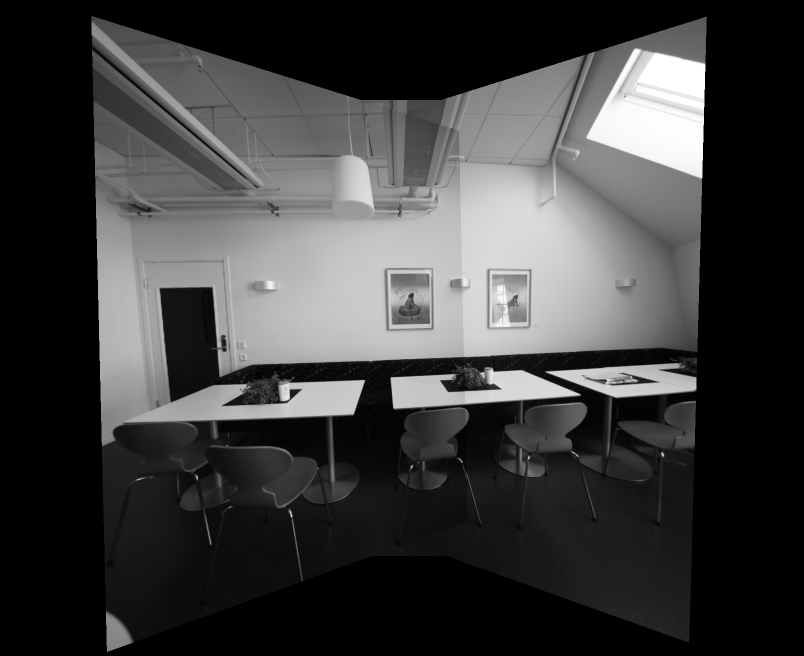
#> input picture Image-Stitching/Results/output_homography.png, 1608 x 1312 px (shown at 1/2 size)
$ python main.py 3 ../Results/output_homography.png ../Results/output_homography_lpb.png ../Results/output_cylindrical.png out.png   (Python 2 division)
#> lines starting #> are read from the running program, lines starting #| are printed output that depends on the picture
# Instructions:
# Do not change the output file names, use the helper functions as you see fit

import os
import sys
import cv2
import numpy as np
import matplotlib.pyplot as plt
import math

# [13 lines left out: function help_message, not called in this run]

'''
Detect, extract and match features between img1 and img2.
Using SIFT as the detector/extractor, but this is inconsequential to the user.

Returns: (pts1, pts2), where ptsN are points on image N.
    The lists are "aligned", i.e. point i in pts1 matches with point i in pts2.

Usage example:
    im1 = cv2.imread("image1.jpg", 0)
    im2 = cv2.imread("image2.jpg", 0)
    (pts1, pts2) = feature_matching(im1, im2)

    plt.subplot(121)
    plt.imshow(im1)
    plt.scatter(pts1[:,:,0],pts1[:,:,1], 0.5, c='r', marker='x')
    plt.subplot(122)
    plt.imshow(im2)
    plt.scatter(pts1[:,:,0],pts1[:,:,1], 0.5, c='r', marker='x')
'''
def feature_matching(img1, img2, savefig=False):
    # Initiate SIFT detector
    sift = cv2.xfeatures2d.SIFT_create()
    # find the keypoints and descriptors with SIFT
    kp1, des1 = sift.detectAndCompute(img1,None)
    kp2, des2 = sift.detectAndCompute(img2,None)
    # FLANN parameters
    FLANN_INDEX_KDTREE = 1
    index_params = dict(algorithm = FLANN_INDEX_KDTREE, trees = 5)
    search_params = dict(checks=50)   # or pass empty dictionary
    flann = cv2.FlannBasedMatcher(index_params,search_params)
    matches2to1 = flann.knnMatch(des2,des1,k=2)

    matchesMask_ratio = [[0,0] for i in xrange(len(matches2to1))]
    match_dict = {}
    for i,(m,n) in enumerate(matches2to1):
        if m.distance < 0.7*n.distance:
            matchesMask_ratio[i]=[1,0]
            match_dict[m.trainIdx] = m.queryIdx

    good = []
    recip_matches = flann.knnMatch(des1,des2,k=2)
    matchesMask_ratio_recip = [[0,0] for i in xrange(len(recip_matches))]

    for i,(m,n) in enumerate(recip_matches):
        if m.distance < 0.7*n.distance: # ratio
            if m.queryIdx in match_dict and match_dict[m.queryIdx] == m.trainIdx: #reciprocal
                good.append(m)
                matchesMask_ratio_recip[i]=[1,0]


    if savefig:
        draw_params = dict(matchColor = (0,255,0),
                           singlePointColor = (255,0,0),
                           matchesMask = matchesMask_ratio_recip,
                           flags = 0)
        img3 = cv2.drawMatchesKnn(img1,kp1,img2,kp2,recip_matches,None,**draw_params)

        plt.figure(),plt.xticks([]),plt.yticks([])
        plt.savefig("feature_matching.png",bbox_inches='tight')

    return ([ kp1[m.queryIdx].pt for m in good ],[ kp2[m.trainIdx].pt for m in good ])

'''
Warp an image from cartesian coordinates (x, y) into cylindrical coordinates (theta, h)
Returns: (image, mask)
Mask is [0,255], and has 255s wherever the cylindrical images has a valid value.
Masks are useful for stitching

Usage example:

    im = cv2.imread("myimage.jpg",0) #grayscale
    h,w = im.shape
    f = 700
    K = np.array([[f, 0, w/2], [0, f, h/2], [0, 0, 1]]) # mock calibration matrix
    imcyl = cylindricalWarpImage(im, K)
'''
# [35 lines left out: function cylindricalWarpImage, not called in this run]

'''
Calculate the geometric transform (only affine or homography) between two images,
based on feature matching and alignment with a robust estimator (RANSAC).

Returns: (M, pts1, pts2, mask)
Where: M    is the 3x3 transform matrix
       pts1 are the matched feature points in image 1
       pts2 are the matched feature points in image 2
       mask is a binary mask over the lists of points that selects the transformation inliers

Usage example:
    im1 = cv2.imread("image1.jpg", 0)
    im2 = cv2.imread("image2.jpg", 0)
    (M, pts1, pts2, mask) = getTransform(im1, im2)

    # for example: transform im1 to im2's plane
    # first, make some room around im2
    im2 = cv2.copyMakeBorder(im2,200,200,500,500, cv2.BORDER_CONSTANT)
    # then transform im1 with the 3x3 transformation matrix
    out = cv2.warpPerspective(im1, M, (im1.shape[1],im2.shape[0]), dst=im2.copy(), borderMode=cv2.BORDER_TRANSPARENT)

    plt.imshow(out, cmap='gray')
    plt.show()
'''
def getTransform(src, dst, method='affine'):
    pts1,pts2 = feature_matching(src,dst)

    src_pts = np.float32(pts1).reshape(-1,1,2)
    dst_pts = np.float32(pts2).reshape(-1,1,2)

    if method == 'affine':
        M, mask = cv2.estimateAffine2D(src_pts, dst_pts, cv2.RANSAC, ransacReprojThreshold=5.0)
        #M = np.append(M, [[0,0,1]], axis=0)

    if method == 'homography':
        M, mask = cv2.findHomography(src_pts, dst_pts, cv2.RANSAC, 5.0)

    matchesMask = mask.ravel().tolist()

    return (M, pts1, pts2, mask)

# ===================================================
# ================ Perspective Warping ==============
# ===================================================
def Perspective_warping(img1, img2, img3):

    # Write your codes here
    img1=cv2.copyMakeBorder(img1,200,200,500,500,cv2.BORDER_CONSTANT) #resizing the middle image
    (M, pts1, pts2, mask) = getTransform(img2, img1,'homography') #transform the other 2 images
    #warp the transformed images into destination image of bigger size
    out1 = cv2.warpPerspective(img2, M, (img1.shape[1],img1.shape[0]),dst=img1.copy(),borderMode=cv2.BORDER_TRANSPARENT)
    (M, pts1, pts2, mask) = getTransform(img3, out1,'homography')
    out2 = cv2.warpPerspective(img3, M, (out1.shape[1],out1.shape[0]),dst=out1.copy(),borderMode=cv2.BORDER_TRANSPARENT)
    output_image=out2
    output_name = sys.argv[5] + "output_homography.png"
    cv2.imwrite(output_name, output_image)
    #verifying with the example image
    example_output1=cv2.imread('example_output1.png',0)
    print "RMSD for Perspective Warping is : "
    print RMSD(1,output_image,example_output1)
    return True

# [150 lines left out: functions Laplacian_blend, Bonus_perspective_warping, Cylindrical_warping, Bonus_cylindrical_warping, not called in this run]

'''
This exact function will be used to evaluate your results for HW2
Compare your result with master image and get the difference, the grading
criteria is posted on Piazza
'''
def RMSD(questionID, target, master):
    # Get width, height, and number of channels of the master image
    master_height, master_width = master.shape[:2]
    master_channel = len(master.shape)

    # Get width, height, and number of channels of the target image
    target_height, target_width = target.shape[:2]
    target_channel = len(target.shape)

    # Validate the height, width and channels of the input image
    if (master_height != target_height or master_width != target_width or master_channel != target_channel):
        return -1
    else:
        nonZero_target = cv2.countNonZero(target)
        nonZero_master = cv2.countNonZero(master)

        if (questionID == 1):
           if (nonZero_target < 1200000):
               return -1
        elif(questionID == 2):
            if (nonZero_target < 700000):
                return -1
        else:
            return -1

        total_diff = 0.0;
        master_channels = cv2.split(master);
        target_channels = cv2.split(target);

        for i in range(0, len(master_channels), 1):
            dst = cv2.absdiff(master_channels[i], target_channels[i])
            dst = cv2.pow(dst, 2)
            mean = cv2.mean(dst)
            total_diff = total_diff + mean[0]**(1/2.0)

        return total_diff;

if __name__ == '__main__':
   question_number = -1

   # Validate the input arguments
   if (len(sys.argv) != 6):
      help_message()
      sys.exit()
   else:
      question_number = int(sys.argv[1])
      print(question_number)
      if (question_number > 4 or question_number < 1):
        print("Input parameters out of bound ...")
        sys.exit()

   input_image1 = cv2.imread(sys.argv[2], 0)
#> input_image1 is the input picture: shape (1312, 1608); min 0, max 255, mean 61.6
   input_image2 = cv2.imread(sys.argv[3], 0)
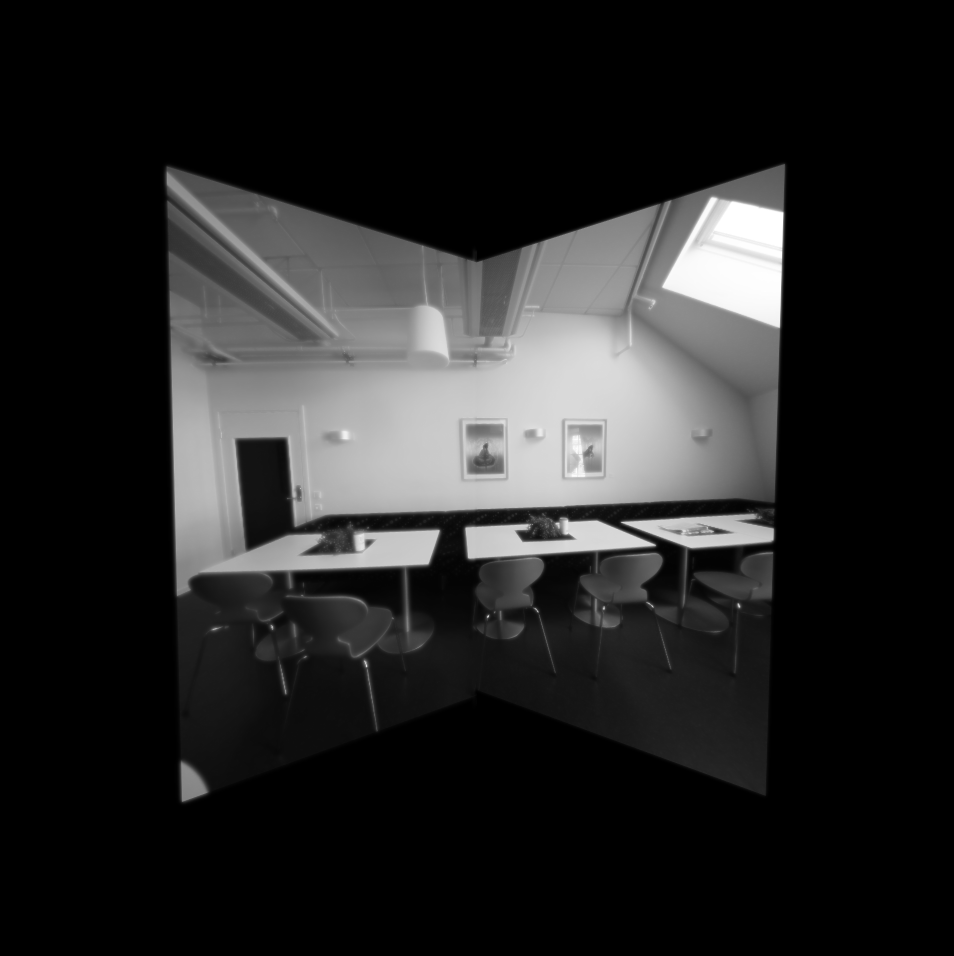
#> input picture Image-Stitching/Results/output_homography_lpb.png, 1908 x 1912 px (shown at 1/2 size)
#> input_image2 is the input picture: shape (1912, 1908); min 0, max 255, mean 37.2
   input_image3 = cv2.imread(sys.argv[4], 0)
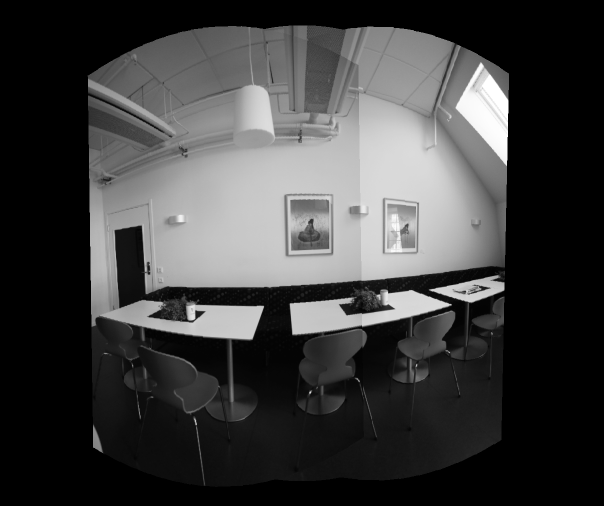
#> input picture Image-Stitching/Results/output_cylindrical.png, 1208 x 1012 px (shown at 1/2 size)
#> input_image3 is the input picture: shape (1012, 1208); min 0, max 255, mean 62.2

   function_launch = {
   1 : Perspective_warping(input_image1, input_image2, input_image3),
   2 : Cylindrical_warping(input_image1, input_image2, input_image3),
   3 : Bonus_perspective_warping(input_image1, input_image2, input_image3),
   4 : Bonus_cylindrical_warping(input_image1, input_image2, input_image3),
   }
#> in Perspective_warping, `img1=cv2.copyMakeBorder(img1,200,200,500,500,cv2.BORDER_CONSTANT)`:
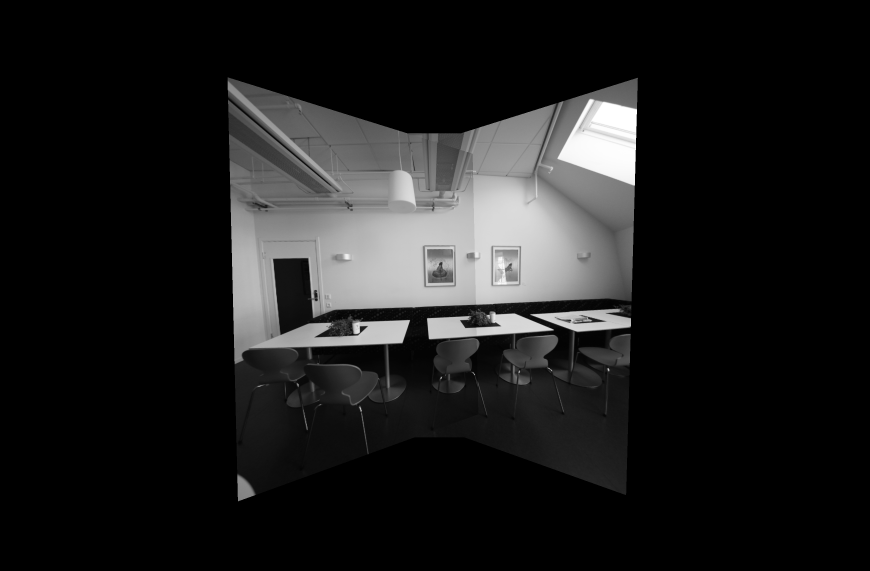
#> img1: shape (1712, 2608) (shown at 1/3 size); min 0, max 255, mean 29.1
#> in feature_matching, `kp1, des1 = sift.detectAndCompute(img1,None)`: kp1 = 420 keypoints; strongest (x, y, size): (1468, 508, 159.7), (976, 1233, 3), (832, 1098, 50.5), (963, 1086, 44.1)
#> in feature_matching, `kp2, des2 = sift.detectAndCompute(img2,None)`: kp2 = 1008 keypoints; strongest (x, y, size): (1814, 411, 155.4), (1323, 1134, 2.8), (1083, 1232, 2.7), (1423, 1123, 2)
#> in feature_matching, `matches2to1 = flann.knnMatch(des2,des1,k=2)`: matches2to1 = 1008 matches
#> in feature_matching, `matchesMask_ratio = [[0,0] for i in xrange(len(matches2to1))]`: matchesMask_ratio = 1008 pairs, first value 0 to 0, second value 0 to 0
#> after the loop in feature_matching, `for i,(m,n) in enumerate(matches2to1):`: match_dict = 171 items; matchesMask_ratio = 1008 pairs, first value 0 to 1, second value 0 to 0
#> in feature_matching, `recip_matches = flann.knnMatch(des1,des2,k=2)`: recip_matches = 420 matches
#> in feature_matching, `matchesMask_ratio_recip = [[0,0] for i in xrange(len(recip_matches))]`: matchesMask_ratio_recip = 420 pairs, first value 0 to 0, second value 0 to 0
#> after the loop in feature_matching, `for i,(m,n) in enumerate(recip_matches):`: good = 145 matches; matchesMask_ratio_recip = 420 pairs, first value 0 to 1, second value 0 to 0
#> in getTransform, `pts1,pts2 = feature_matching(src,dst)`: pts1 = 145 pairs, first value 320.9 to 1550.3, second value 344.7 to 1569.4; pts2 = 145 pairs, first value 673.2 to 1894.9, second value 250.1 to 1470.2
#> in getTransform, `src_pts = np.float32(pts1).reshape(-1,1,2)`: src_pts = 145 rows, first 8: [320.9, 388.9], [363.1, 626.3], [383.7, 1569.4], [400.8, 1165.6], [437.7, 728], [528, 940.2], [528, 940.2], [538, 1239.1]
#> in getTransform, `dst_pts = np.float32(pts2).reshape(-1,1,2)`: dst_pts = 145 rows, first 8: [673.2, 287.2], [712.3, 522.4], [733.9, 1470.2], [747.6, 1064.1], [787.3, 627.2], [877.7, 838.8], [877.7, 838.8], [888, 1139.6]
#> in getTransform, `M, mask = cv2.findHomography(src_pts, dst_pts, cv2.RANSAC, 5.0)`: M = [[1.01, -0.0081, 350.6], [0.00511, 0.994, -98.95], [7.21e-06, -6.34e-06, 1]]; mask = 145 values, max 1 at index 0, min 0 at index 2, mean 0.924
#> in getTransform, `matchesMask = mask.ravel().tolist()`: matchesMask has the same summary as mask
#> in feature_matching (call 2), `kp1, des1 = sift.detectAndCompute(img1,None)`: kp1 = 1146 keypoints; strongest (x, y, size): (392, 848, 2.1), (971, 210, 74.4), (620, 785, 3), (397, 628, 9.3)
#> in feature_matching (call 2), `kp2, des2 = sift.detectAndCompute(img2,None)`: kp2 = 443 keypoints; strongest (x, y, size): (1814, 411, 157.1), (1448, 712, 538.5), (1182, 998, 50.4), (1326, 1133, 3.1)
#> in feature_matching (call 2), `matches2to1 = flann.knnMatch(des2,des1,k=2)`: matches2to1 = 443 matches
#> in feature_matching (call 2), `recip_matches = flann.knnMatch(des1,des2,k=2)`: recip_matches = 1146 matches
#> after the loop in feature_matching (call 2), `for i,(m,n) in enumerate(recip_matches):`: good = 93 matches; matchesMask_ratio_recip = 1146 pairs, first value 0 to 1, second value 0 to 0
#> in getTransform (call 2), `src_pts = np.float32(pts1).reshape(-1,1,2)`: src_pts = 93 rows, first 8: [194.9, 632.1], [219.3, 358], [220.4, 709.5], [239.6, 455.1], [259.3, 487], [262.1, 718.7], [309.4, 592.3], [312.2, 630.3]
#> in getTransform (call 2), `dst_pts = np.float32(pts2).reshape(-1,1,2)`: dst_pts = 93 rows, first 8: [736.4, 1047.1], [795.6, 618.8], [800.8, 1155.4], [1296.9, 744.6], [877.3, 838.8], [886.7, 1140.2], [968.2, 955.6], [978.1, 1001.9]
#> in Perspective_warping, `(M, pts1, pts2, mask) = getTransform(img3, out1,'homography')`: M = [[0.272, 0.0742, 835.8], [-0.323, 0.843, 448.8], [-0.000381, 5.11e-05, 1]]; pts1 = 93 pairs, first value 194.9 to 960.5, second value 176 to 828.7; pts2 = 93 pairs, first value 736.4 to 1769.3, second value 514.3 to 1212.1; mask = 93 values, max 1 at index 21, min 0 at index 0, mean 0.495
#> in Perspective_warping, `out2 = cv2.warpPerspective(img3, M, (out1.shape[1],out1.shape[0]),dst=..`:
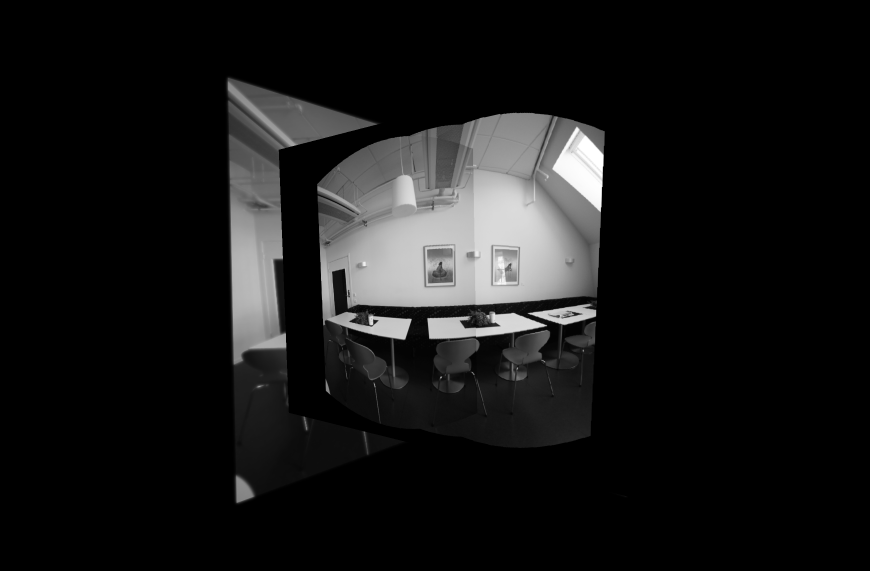
#> out2: shape (1712, 2608) (shown at 1/3 size); min 0, max 255, mean 23.1
#> (the run stopped early here; a loop or call above may not have finished)
